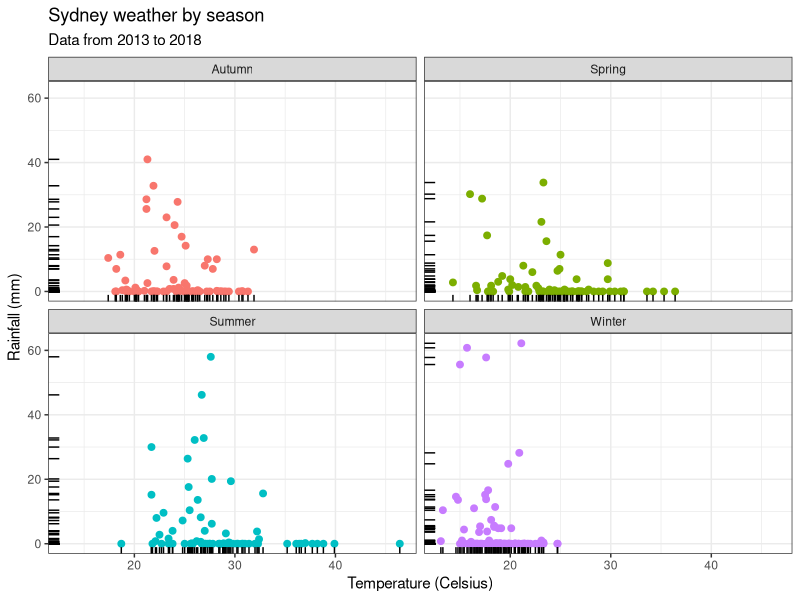
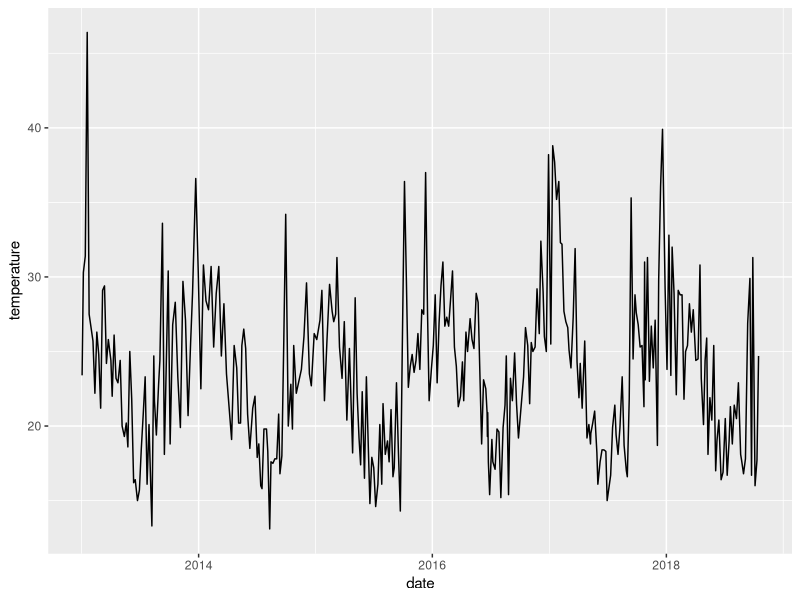
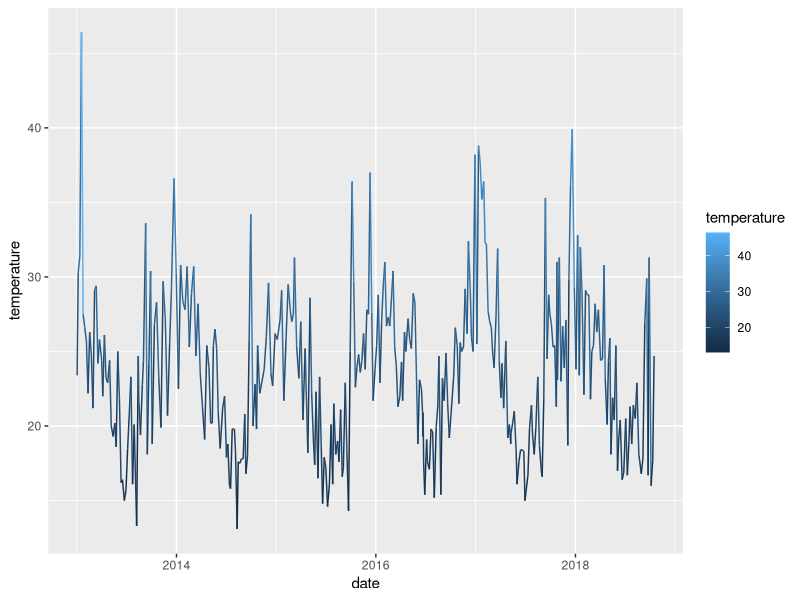
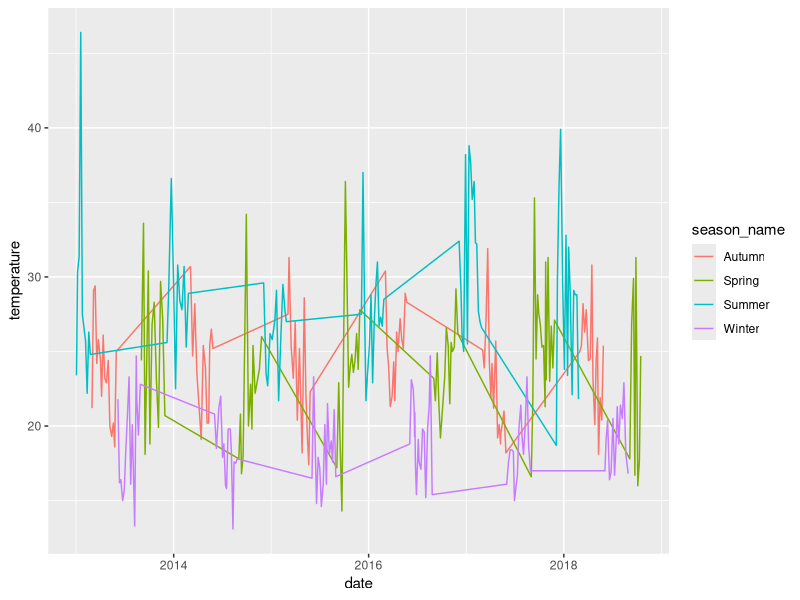
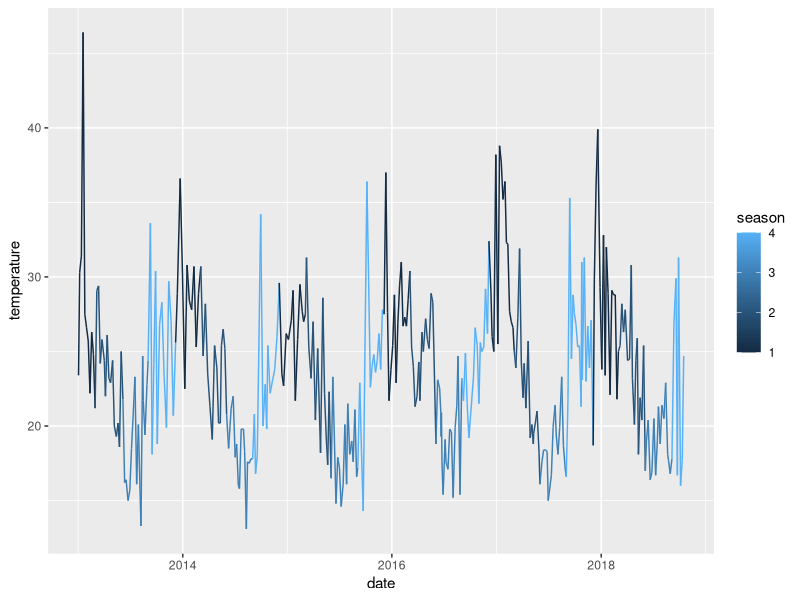
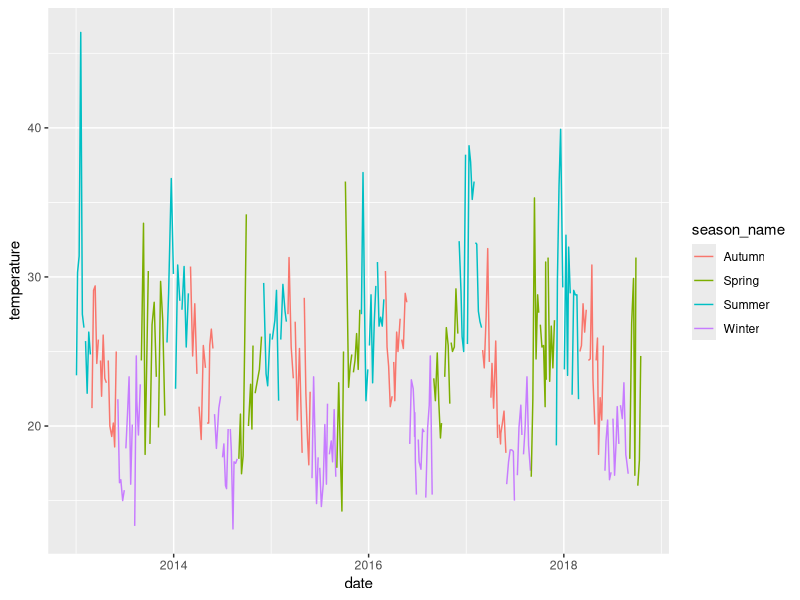
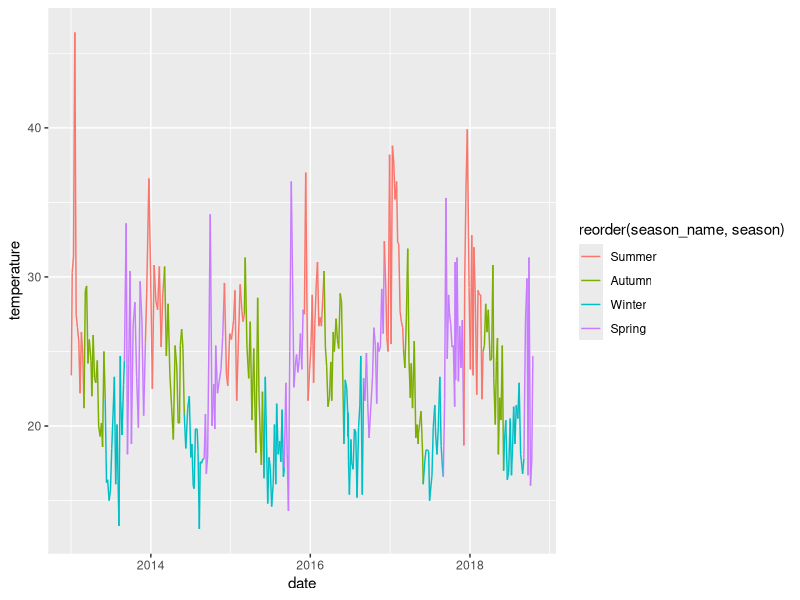
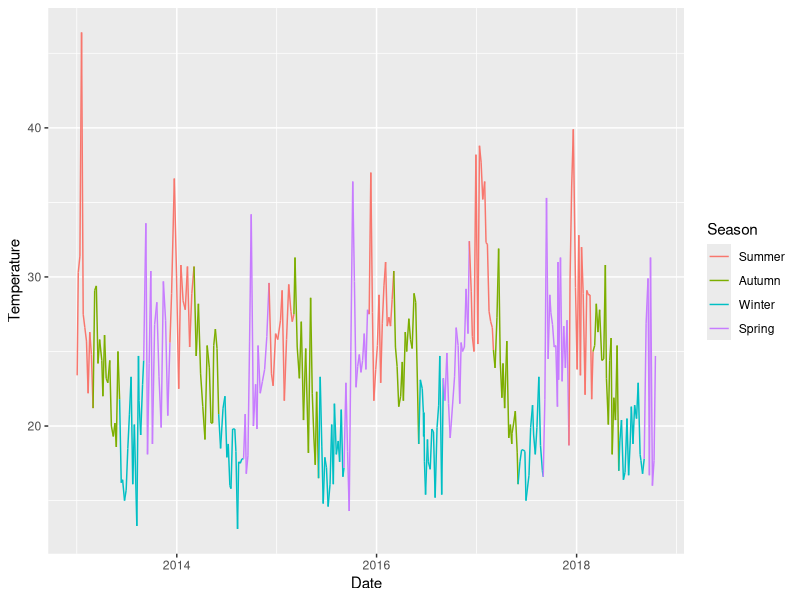

Write the R code that produced these figures, in order.
# Make sure we have the relevant packages loaded
# and the beaches data imported
library(tidyverse)
library(here)
beaches <- read_csv(here("data","sydneybeaches3.csv"))


# This second exercise is a little more elaborate. Let's start
# by taking the plot I built in the slides. Unlike the last set
# of exercises, the code for our plot is now a little longer and
# takes more work to follow.

p <- ggplot(
  data = beaches,
  mapping = aes(
    x = temperature,
    y = rainfall)) +
  geom_point(
    mapping = aes(colour = season_name),
    size = 2,
    show.legend = FALSE) +
  geom_rug() +
  facet_wrap(vars(season_name)) +
  theme_bw() +
  labs(
    title = "Sydney weather by season",
    subtitle = "Data from 2013 to 2018",
    x = "Temperature (Celsius)",
    y = "Rainfall (mm)"
  )

# Exercise 1. Notice that in these scripts I've been assigning
# the results to a variable (e.g., p). What happens when you
# print(p) or plot(p)? How is that different to summary(p)

# Exercise 2. Earlier on you created this a line plot that depicts
# temperature over time:

q <- ggplot(
  data = beaches,
  mapping = aes(
    x = date,
    y = temperature)
  ) +
  geom_line()

# Change this plot so that the colour aesthetic is *also* mapped
# onto the temperature variable (i.e., add another line to the
# mapping). What happens?

#### YOUR CODE HERE ####

# Solution 2:

r <- ggplot(
  data = beaches,
  mapping = aes(
    x = date,
    y = temperature,
    colour = temperature)
  ) +
  geom_line()


# Exercise 3. Now try changing which variable is mapped onto
# the colour aesthetic. Try mapping it to "season_name" and
# then to "season". Do they give the same results?

#### YOUR-CODE-HERE ####

# Solution 3: when a geom uses multiple data points
# to construct the visual object, it tries to guess
# which data points belong to the same "group" by
# assuming that every combination of discrete variables
# is a a different group.

r1 <- ggplot(
  data = beaches,
  mapping = aes(
    x = date,
    y = temperature,
    colour = season_name)
) +
geom_line()

r2 <- ggplot(
  data = beaches,
  mapping = aes(
    x = date,
    y = temperature,
    colour = season)
) +
geom_line()


# Exercise 4: Now suppose I want to use season_name for
# the colour aesthetic, but want every distinct month
# (e.g. Jan 2013, Feb 2013, etc) to be a "group" that
# is drawn as its own line. How do I do this?


#### YOUR-CODE-HERE ####

# Solution 4:

s <- ggplot(
  data = beaches,
  mapping = aes(
    x = date,
    y = temperature,
    colour = season_name,
    group = month_num)
  ) +
  geom_line()

# Exercise 5: Suppose I decide that
# I only want one line with discrete
# colours based on "season_name". What
# should I map to the "group" aesthetic
# to fix this? Hint: mapped aesthetics
# can be constants.

#### YOUR-CODE-HERE ####

# Solution 5

t <- ggplot(
  data = beaches,
  mapping = aes(
    x = date,
    y = temperature,
    colour = season_name,
    group = 1)
  ) +
  geom_line()


# Exercise 6: Look at the legend for
# the colour aesthetic. It organises the
# seasons alphabetically. It would make
# more sense to order them chronologically,
# starting with the first season of the year
# (i.e., summer). Use the "reorder"
# function to order the "season_name"
# categories using the "season_num" variable.
# You do not need to alter the data set, you
# can do this when mapping the "colour"
# aesthetic

#### YOUR-CODE-HERE ####


# Solution 6:

t <- ggplot(
  data = beaches,
  mapping = aes(
    x = date,
    y = temperature,
    colour = reorder(season_name, season),
    group = 1)
  ) +
  geom_line()



# Exercise 7: Note that the legend label is
# now very ugly. This can be fixed using the
# labs() function. Look at the original plot
# (p) at the top of the script. Notice that
# the "x" and "y" axis labels correspond to
# two of the aesthetics in our plot. The
# legend also corresponds to an aesthetic,
# "colour". What do you need to do to fix
# the legend?

#### YOUR-CODE-HERE ####


# Solution 7:

u <- ggplot(
  data = beaches,
  mapping = aes(
    x = date,
    y = temperature,
    colour = reorder(season_name, season),
    group = 1)
  ) +
  geom_line() +
  labs(
    x = "Date",
    y = "Temperature",
    colour = "Season"
  )

